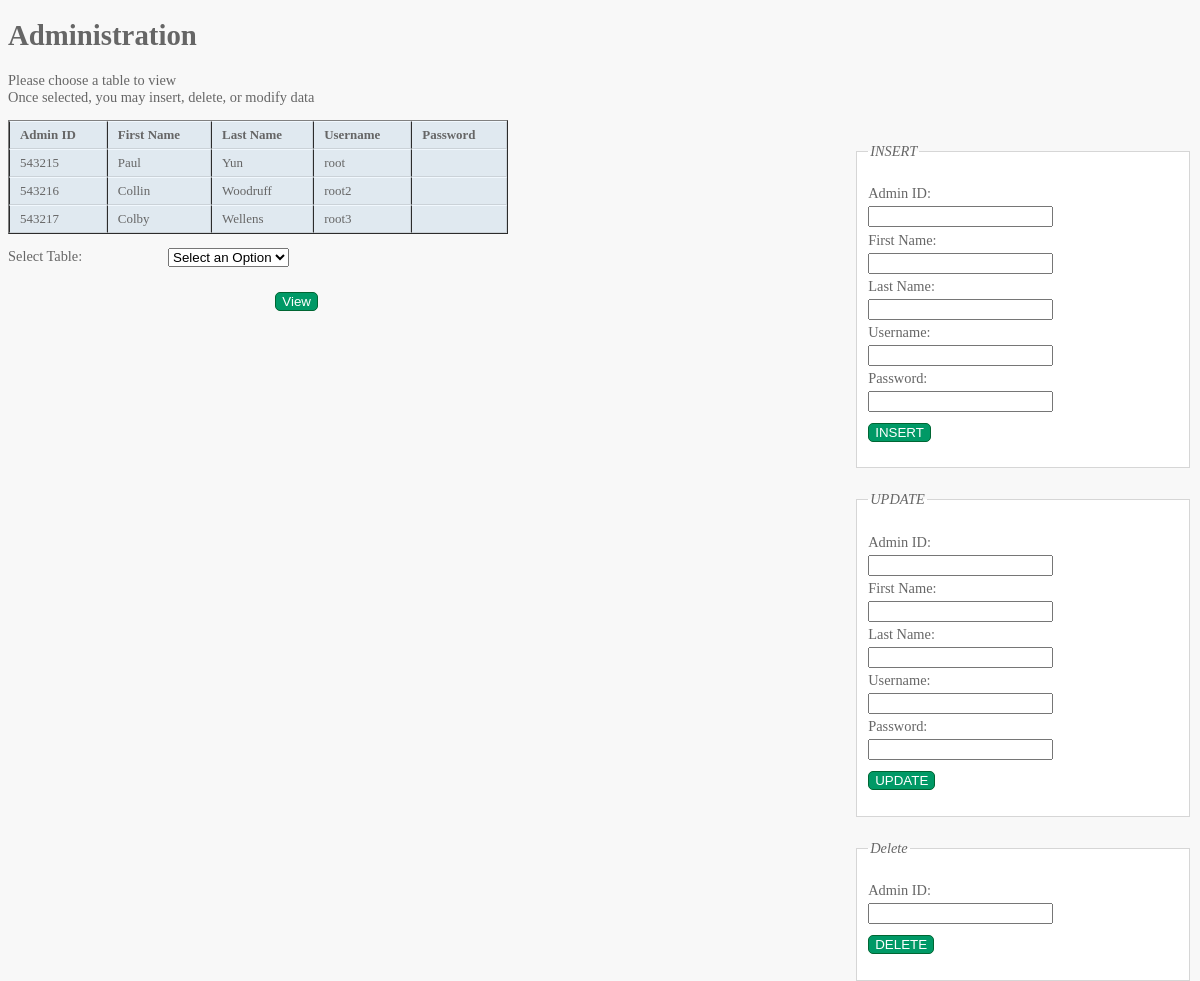
Page /admins_list.php on the committed database.
### tables this page shows
CREATE TABLE IF NOT EXISTS SYSTEMADMIN
(	ID	CHAR(7)		NOT NULL,
	Fname		VARCHAR(15)			NOT NULL,
    Lname		VARCHAR(15)			NOT NULL,
	Username	VARCHAR(25)			NOT NULL,
	Pass		VARCHAR(25)			NOT NULL,
    PRIMARY KEY (ID),
    UNIQUE(Username));

### admins_list.php (the view, shortened to what this page needs)
<!DOCTYPE html>
<html>
	<head>
  	<link href="pagestyle.css" type="text/css" rel="stylesheet" />
	</head>
	<body>
		<h1>Administration</h1>
		<p>Please choose a table to view<br /> Once selected, you may insert, delete, or modify data</p>
		<div id="controlBox">
			<div id="insert">
        <form action="admins_list.php" method="post">
			<fieldset>
				<legend>INSERT</legend>
				<p><label class="title" for="idnumber">Admin ID:</label>
					<input type="text" name="idnumber" id="idnumber" required="required"><br />
					<label class="title" for="fname">First Name:</label>
					<input type="text" name="fname" id="fname" required="required"><br />
					<label class="title" for="lname">Last Name:</label>
					<input type="text" name="lname" id="lname" required="required"><br />
          <label class="title" for="username">Username:</label>
					<input type="text" name="username" id="username" required="required"><br />
					<label class="title" for="password" required="required">Password:</label>
					<input type="password" name="password" id="password"><br />
					<input type="submit" name="add" value="INSERT" />
        </form>
				</div>
					<div id="update">
            <form action="admins_list.php" method="post">
					<fieldset>
						<legend>UPDATE</legend>
						<p><label class="title" for="idnumber">Admin ID:</label>
    					<input type="text" name="idnumber" id="idnumber" required="required"><br />
    					<label class="title" for="fname">First Name:</label>
    					<input type="text" name="fname" id="fname" required="required"><br />
    					<label class="title" for="lname">Last Name:</label>
    					<input type="text" name="lname" id="lname" required="required"><br />
              <label class="title" for="username">Username:</label>
    					<input type="text" name="username" id="username" required="required"><br />
    					<label class="title" for="password" required="required">Password:</label>
    					<input type="password" name="password" id="password"><br />
							<input type="submit" name="edit" value="UPDATE" />
            </form>
						</div>
						<div id="delete">
              <form action="admins_list.php" method="post">
						<fieldset>
							<legend>Delete</legend>
							<p><label class="title" for="idnumber">Admin ID:</label>
								<input type="text" name="idnumber" id="idnumber" required="required"><br />
								<input type="submit" name = "delete" value="DELETE" />
              </form>
							</div>
		</div>
    <div id="main">
     <table border=1>
       <tr>
       <th>Admin ID</th>
       <th>First Name</th>
       <th>Last Name</th>
       <th>Username</th>
       <th>Password</th>
       </tr>
<?php
include 'db.inc.php';
if (!($connection = @ mysql_connect($hostName, $username,
  $password)))
  showerror();
    $query = "SELECT * FROM systemadmin";
    if (!($result = @ mysql_query ($query, $connection)))
      showerror();
    while ($row = @ mysql_fetch_array($result))
      echo "<tr>
    <td>{$row["ID"]}</td>
    <td>{$row["Fname"]}</td>
    <td>{$row["Lname"]}</td>
    <td>{$row["Username"]}</td>
    <td>{$row["Password"]}</td>
    </tr>";
  ?>
</table>
<form action="admins_home.php" method="post">
<p><label class="title" for="selectTable"> Select Table:</label>
<select name="selectTable" id="selectTable">
	<option value="" disabled selected>Select an Option</option>
</select></p>
<div class="submit">
 <input type="submit" value="View" />
</div>
</form>
 </div>
 </body>
</html>

### PAUL UPDATED FINAL REPORT FILES/css/pagestyle.css (style rules this page uses)
body { font=family: Arial, Verdana, sans-serif; font-size: 90%; color: #666666; background-color: #f8f8f8; }
table { border-spacing: 0px; }
th, td { padding: 5px 30px 5px 10px; border-spacing: 0px; font-size: 90%; margin: 0px; }
th,td { text-align: left; background-color: #e0e9f0; border-top: 1px solid #f1f8fe; border-bottom: 1px solid #cbd2d8; border-right: 1px solid #cbd2d8; }
td { text-shadow: 1px 1px p1x #ffffff; }
fieldset { width: 310px; margin-top:20px; border: 1px solid #d6d6d6; background-color: #ffffff; line-height: 1.6em; }
legend { font-style: italic; color: #666666; }
input[type="submit"] { border: 1px solid #006633; background-color: #009966; color: #ffffff; border-radius: 5px; padding 5px; margin-top: 10px; }
.title { float: left; width: 160px; clear: left; }
.submit { width: 310px; text-align: right; }
#controlBox { float:right; }

### rows in the picture
systemadmin: ID "543215", Fname "Paul", Lname "Yun", Username "root"
systemadmin: ID "543216", Fname "Collin", Lname "Woodruff", Username "root2"
systemadmin: ID "543217", Fname "Colby", Lname "Wellens", Username "root3"
